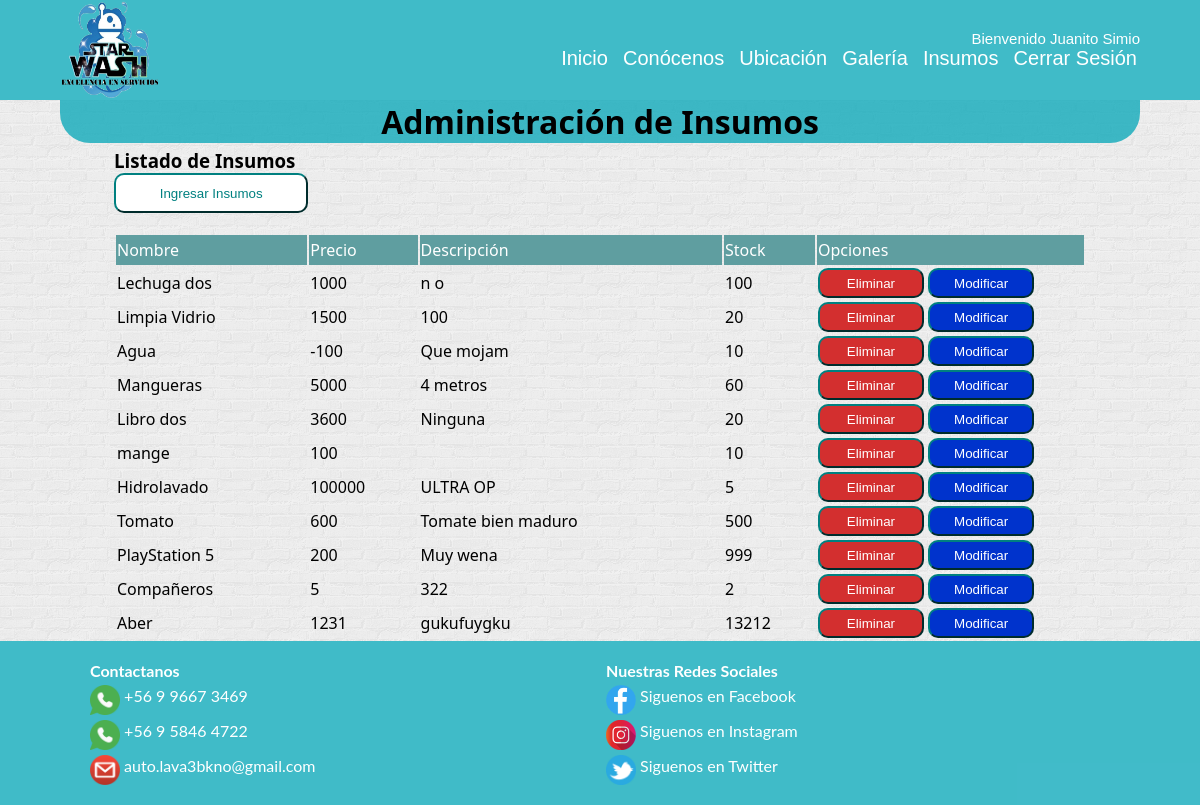
The app's page /administracion_insumos/ (signed in), older data.
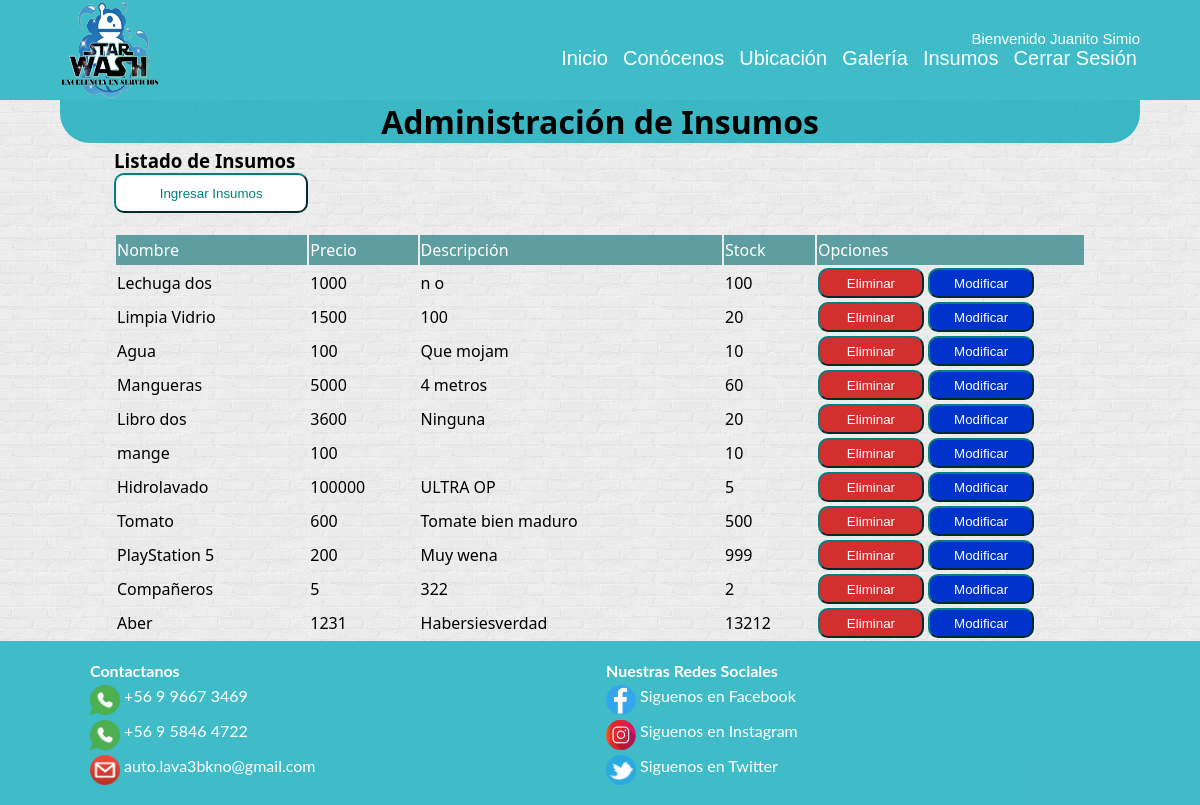
The same page, newer data.
### StarWash/models.py (models this page shows, shortened)
class Insumo (models.Model):
    nombre = models.CharField(max_length=80, primary_key=True)
    precio = models.IntegerField()
    descripcion = models.TextField(max_length=200, null=True)
    stock = models.IntegerField()

### StarWash/views.py (the view, shortened to what this page needs)
# urls.py: path('administracion_insumos/', adminInsumo, name='ADMIN_INSUMO'),
@login_required(login_url='/login/') #pide que este logeado
@permission_required('StarWash.view_insumo', login_url='/login/') #pide un permiso para ver insumos
def adminInsumo(request):
    lista_insumos = Insumo.objects.all()
    return render(request,'web/admin_insumos.html',{'lista_insumos':lista_insumos})

### StarWash/templates/web/admin_insumos.html (shortened to what this page needs)
{% extends "web/base.html" %} {% load static%} {% block contenido%}
<h1>Administración de Insumos</h1>
<div class=container>
    <h3> Listado de Insumos</h3>
    <input class="boton-admin" type="button" value="Ingresar Insumos" onclick="ir()">
    <table class="tabla-insumos">
        <tr class="titulo-tabla">
            <td>Nombre</td>
            <td>Precio</td>
            <td>Descripción</td>
            <td>Stock</td>
            <td>Opciones</td>
        </tr>
        {% for i in lista_insumos %}
        <tr class="datos-tabla">
            <td>{{i.nombre}}</td>
            <td>{{i.precio}}</td>
            <td>{{i.descripcion}}</td>
            <td>{{i.stock}}</td>
            <td>
                <input class="boton-eliminar" type="button" value="Eliminar" onclick="eliminar('{{i.nombre}}')">
                <input class="boton-modificar" type="button" value="Modificar" onclick="actualizar('{{i.nombre}}')">
            </td>
        </tr>
        {% endfor %}
    </table>
</div>
{% endblock contenido %}

Row changes from the older to the newer data that the page shows:
changed Insumo "Agua": precio "-100" → "100"
changed Insumo "Aber": descripcion "gukufuygku" → "Habersiesverdad"
